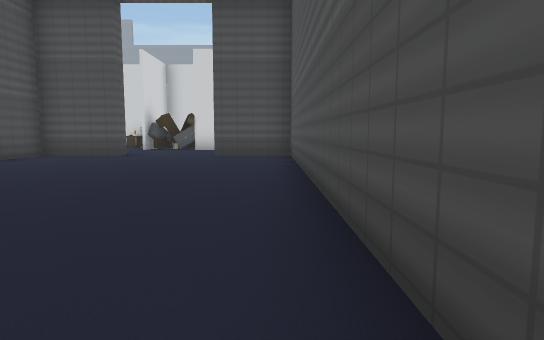
view 1 (above)

24 first-person views from a walk through a scene from a Unity 3-D project. The camera is 1.2 m above the floor, tilts 6° down and sees 75° across. The floor is counted in squares, 2 m on a side. Each view is taken from the middle of a square. On the plan, view 1 faces up. The plan holds only what a view shows up to about 10 squares ahead; the rest is blank. The place goes on beyond the plan. The player character is not drawn. Some surface patterns are stand-ins.

view 2
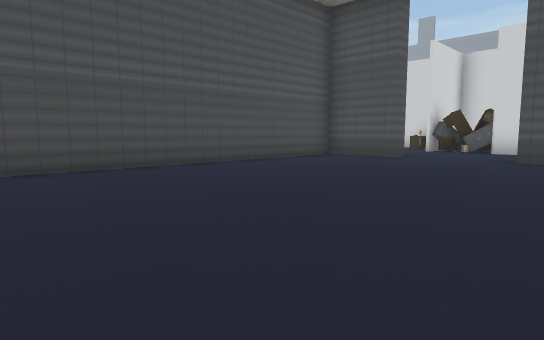

view 3
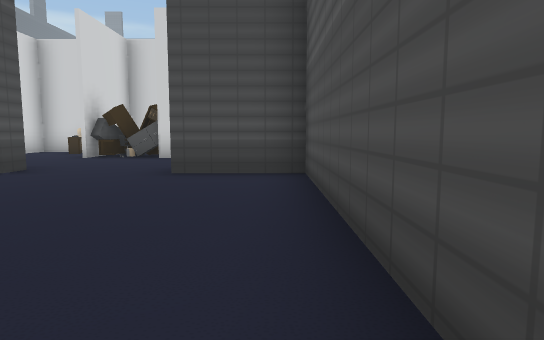

view 4
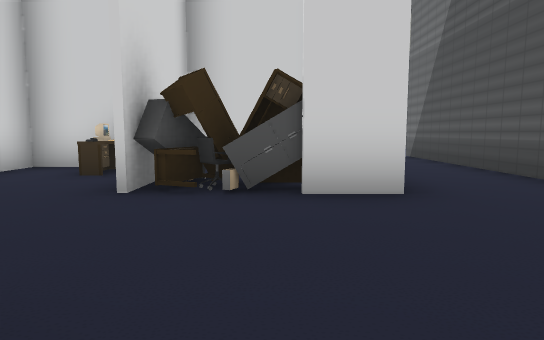

view 5
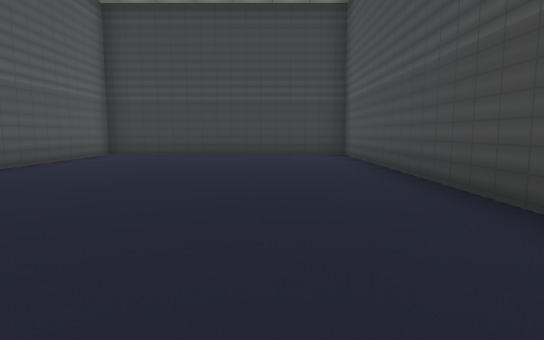

view 6
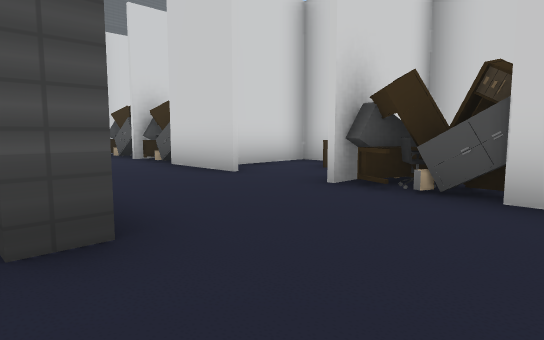

view 7
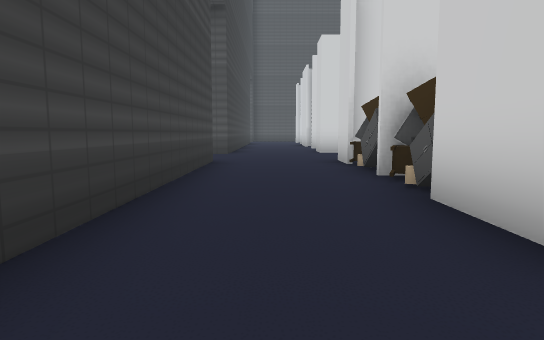

view 8
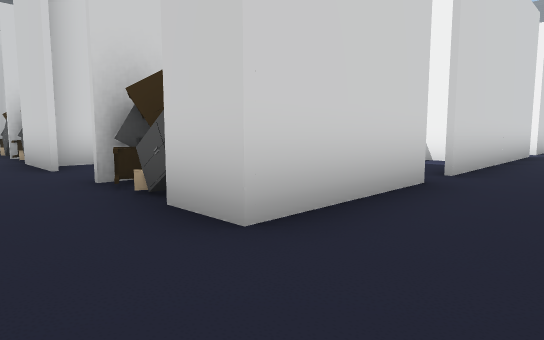

view 9
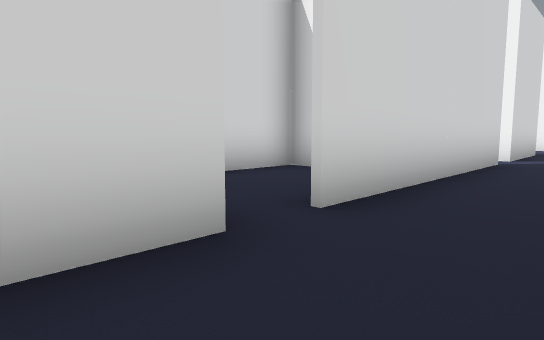

view 10
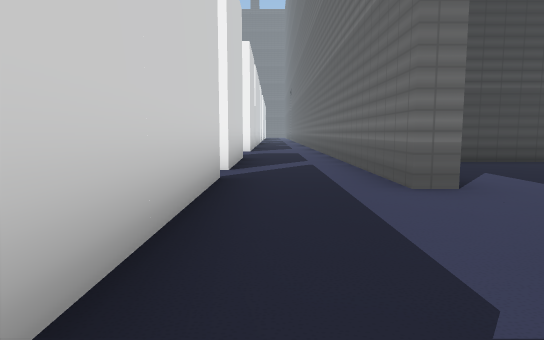

view 11
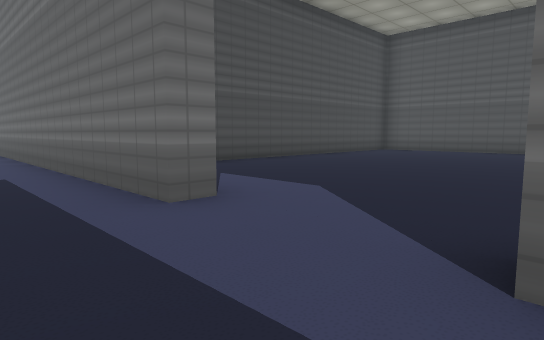

view 12
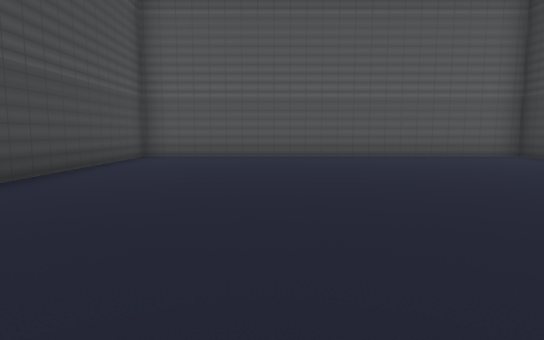

view 13
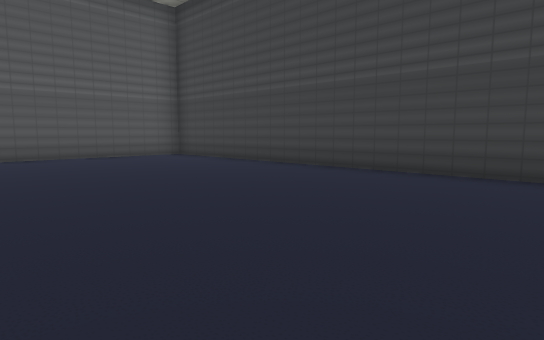

view 14
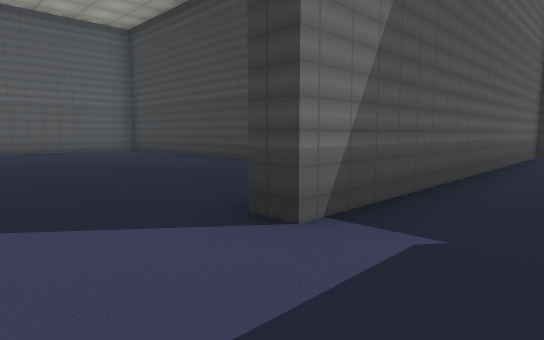

view 15
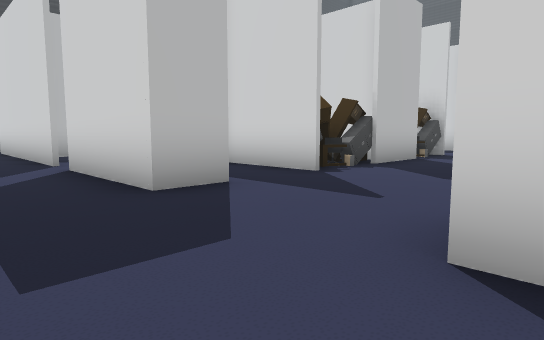

view 16
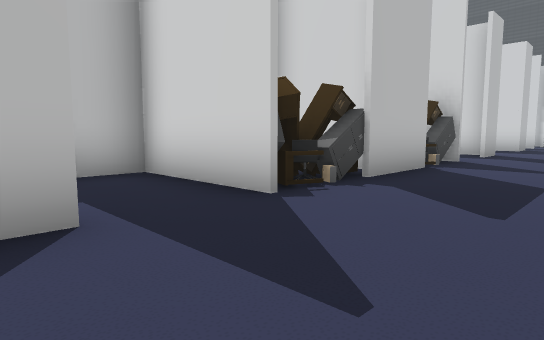

view 17
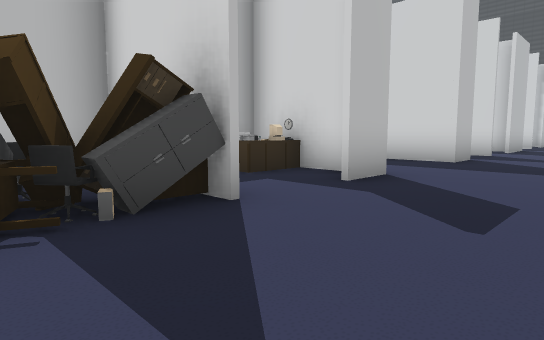

view 18
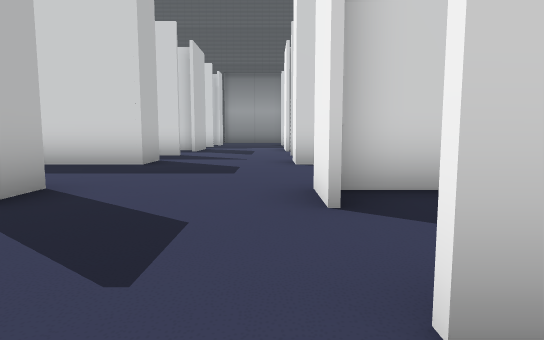

view 19
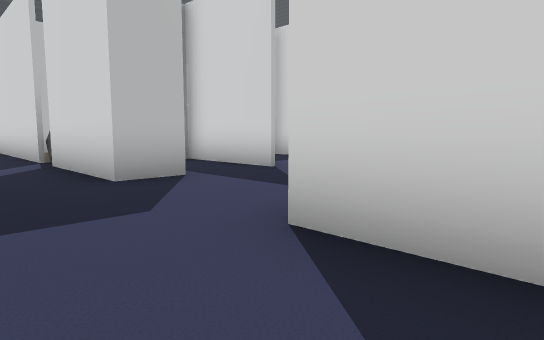

view 20
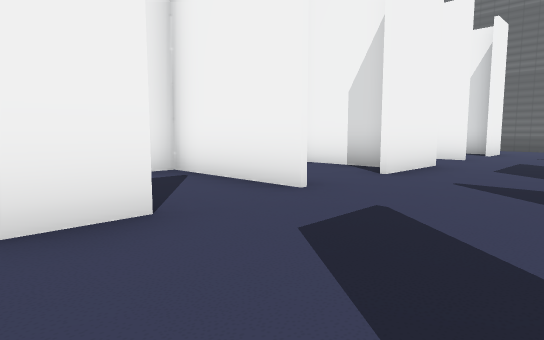

view 21
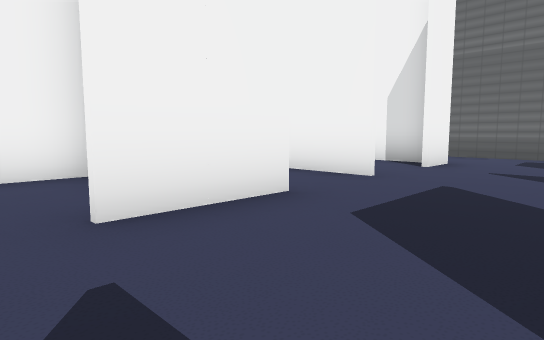

view 22
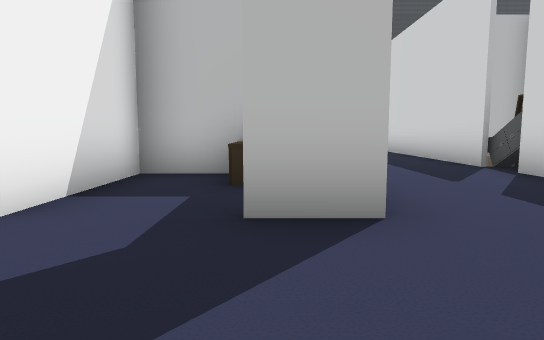

view 23
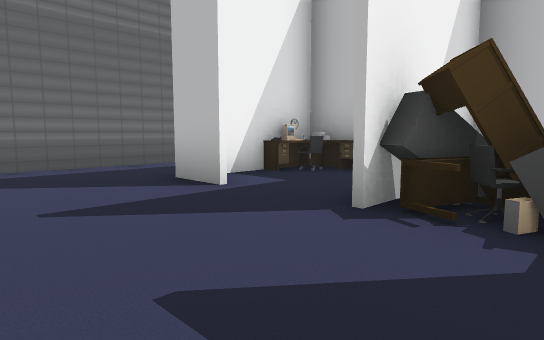

view 24
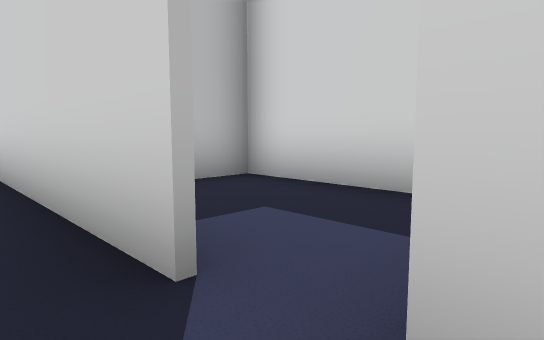

### Floor plan
Points are (right, up) in squares from view 1. A wall is a line through its corners. A room is listed if a view was taken in it or the views show most of it. See-through windows are left out.
Room 1 (views 1, 2, 3, 4, 5, 6, 7, 8, 9)
walls: (-4, 9.9) (-4, 9.3) (-6, 9.3) (-6, -2.7) (0.5, -2.7) (0.5, 9.3) (-1.5, 9.3); (0.5, 9.8) (0.5, 16.5); (-6.2, 12.5) (-7.5, 12.5); (-3.4, 15.2) (-4.5, 15.2); (-1.7, 15.4) (-1.7, 12.5) (-2.6, 12.5); (-5.6, 15.2) (-7.2, 15.2) (-7.2, 12.8)
ways out: opening at (-0.5, 17.5) to room 2; opening at (-2, 16) to room 6; opening at (-6, 11.7)
objects: other object (-5, 14) to (-5, 15); other object (-4, 13) to (-3, 14)
Room 2 (views 10, 11, 14)
walls: (0.5, 16.5) (0.5, 18.2); (-1.7, 21.9) (-1.7, 16.2)
ways out: opening at (-0.5, 17.5) to room 1; opening at (1, 19.5) to room 3; opening at (-0.5, 21) to room 4
Room 3 (views 12, 13)
walls: (1.1, 20.7) (0.5, 20.7); (0.5, 18.2) (1, 18.2); (2.6, 14.7) (11, 14.7) (11, 24.2) (2.9, 24.2)
ways out: opening at (1, 19.5) to room 2
Room 4 (views 15, 16, 17, 18, 19, 20, 21, 22, 23, 24)
walls: (-9.9, 25.6) (-9.9, 24.8); (-7.5, 25.6) (-6.4, 25.6); (-7.2, 25) (-7.2, 24.1); (-10.1, 28.4) (-10.1, 30.5); (-9.9, 22.8) (-8.6, 22.8); (-7.3, 29) (-7.3, 30.5); (-11.8, 28.4) (-12.9, 28.4); (-6.2, 28.4) (-8.2, 28.4); (-12.7, 25.2) (-12.7, 22.8) (-10.1, 22.8) (-10.1, 25.5); (-12.9, 25.6) (-11.8, 25.6); (-5.4, 22.8) (-2.5, 22.8); (-4.5, 23.6) (-4.5, 22.8); (-4.5, 28.4) (-4.5, 30.1); (-12.7, 29.9) (-12.7, 28.6); (-2.8, 25.6) (-1.7, 25.6) (-1.7, 23.4); (-1.8, 23.5) (-1.8, 24.8); (-1.8, 28.8) (-1.8, 30); (-15.7, 29.9) (-15.7, 28.4) (-16.6, 28.4); (-16.8, 25.6) (-15.7, 25.6) (-15.7, 23.6); (-1.7, 28.9) (-1.7, 28.4) (-2.8, 28.4); (-18.5, 25.6) (-18.5, 22.8); (0.5, 20.7) (0.5, 29.4); (-17.9, 19.1) (-16.4, 19.1)
ways out: opening at (-0.5, 21) to room 2; opening at (-3.5, 21.5) to room 5; opening at (-14.5, 24)
objects: other object (-17, 22) to (-16, 22); other object (-12, 24); other object (-9, 24) to (-8, 25); other object (-6, 25); other object (-5, 24) to (-5, 25); other object (-2, 23)
Room 5 (no view inside)
walls: (-4.5, 21.6) (-4.5, 18.9); (-4.5, 19.1) (-2.4, 19.1)
ways out: opening at (-3.5, 21.5) to room 4
Room 6 (no view inside)
walls: (-4.5, 18.9) (-4.5, 17.4); (-2.6, 19) (-4.5, 19)
ways out: opening at (-2, 16) to room 1

Where each view was taken, in squares from view 1:
view 1: 0 up, 0 right, facing up
view 2: 1 up, 0 right, facing up-left
view 3: 4 up, 0 right, facing up
view 4: 9 up, 3 left, facing up
view 5: 7 up, 4 left, facing down
view 6: 9 up, 2 left, facing up-left
view 7: 11 up, 5 left, facing left
view 8: 11 up, 0 right, facing up-left
view 9: 14 up, 0 right, facing up-left
view 10: 17 up, 1 left, facing up
view 11: 18 up, 1 left, facing up-right
view 12: 21 up, 2 right, facing right
view 13: 20 up, 2 right, facing down-right
view 14: 20 up, 1 left, facing down-right
view 15: 29 up, 0 right, facing down-left
view 16: 28 up, 2 left, facing down-left
view 17: 28 up, 8 left, facing down-left
view 18: 28 up, 9 left, facing left
view 19: 30 up, 14 left, facing down-left
view 20: 26 up, 13 left, facing up-right
view 21: 26 up, 9 left, facing up-right
view 22: 28 up, 12 left, facing down
view 23: 28 up, 6 left, facing down-right
view 24: 23 up, 1 left, facing down-left
